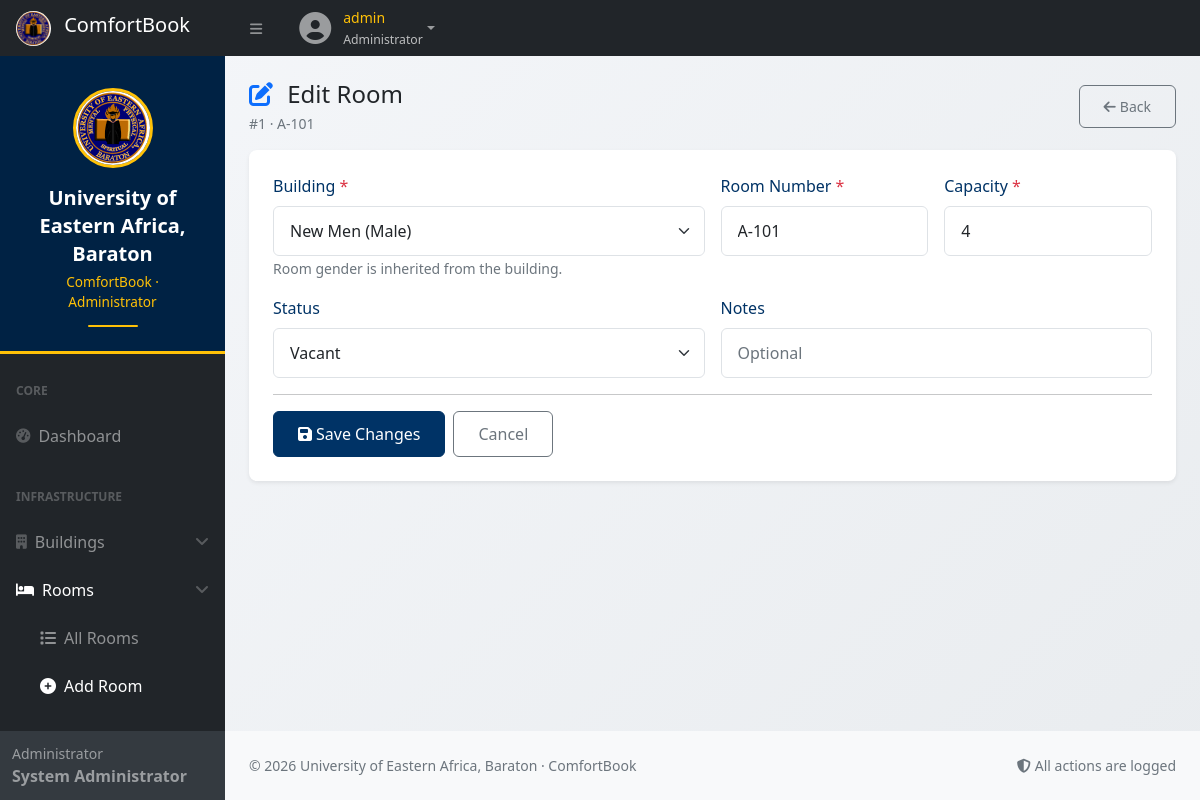
Before: /user/room_form.php?id=1 (signed in) with the older database file.
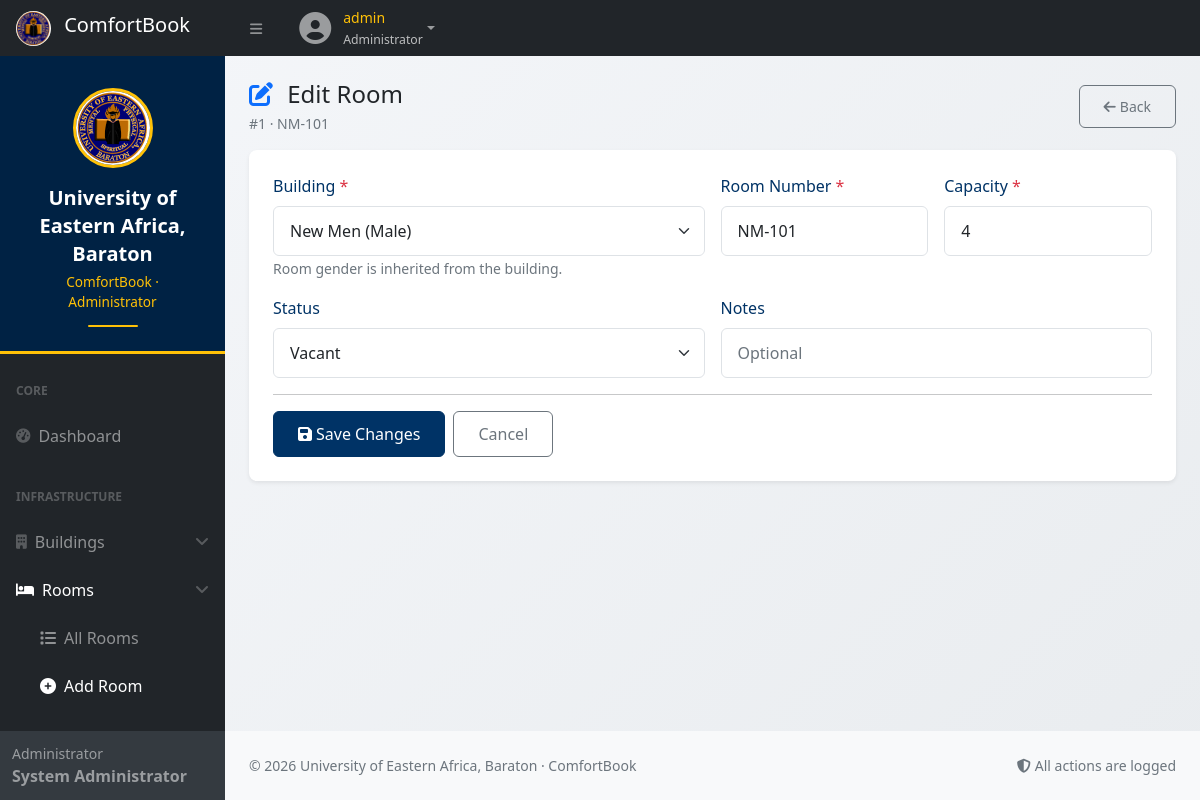
After: the same page with the newer database file.
### tables this page shows
CREATE TABLE `rooms` (
  `id` int(10) UNSIGNED NOT NULL,
  `block_id` int(10) UNSIGNED NOT NULL,
  `room_number` varchar(20) NOT NULL,
  `capacity` tinyint(3) UNSIGNED NOT NULL DEFAULT 1,
  `gender` enum('Male','Female') NOT NULL,
  `status` enum('vacant','available_p2','reserved','occupied') NOT NULL DEFAULT 'vacant',
  `reserved_by_student_id` int(10) UNSIGNED DEFAULT NULL,
  `reserved_at` datetime DEFAULT NULL,
  `notes` text DEFAULT NULL,
  `created_at` datetime NOT NULL DEFAULT current_timestamp()
);

CREATE TABLE `blocks` (
  `id` int(10) UNSIGNED NOT NULL,
  `name` varchar(80) NOT NULL,
  `gender` enum('Male','Female') NOT NULL,
  `description` text DEFAULT NULL,
  `is_active` tinyint(1) NOT NULL DEFAULT 1,
  `created_at` datetime NOT NULL DEFAULT current_timestamp()
);

### includes/config.php (called while the page is built, shortened)
<?php
function h($v): string {
    return htmlspecialchars((string)$v, ENT_QUOTES, 'UTF-8');
}

### user/room_form.php (the view, shortened to what the changed rows need)
<?php
require_once __DIR__ . '/../includes/config.php';
require_once __DIR__ . '/../includes/auth.php';
$id     = (int)($_GET['id'] ?? 0);
$isEdit = $id > 0;
$room   = null;
if ($isEdit) {
    $stmt = $pdo->prepare("SELECT * FROM rooms WHERE id = ?");
    $stmt->execute([$id]);
    $room = $stmt->fetch();
}
$allBlocks = $pdo->query("
    SELECT id, name, gender FROM blocks WHERE is_active = 1
    ORDER BY gender, name
")->fetchAll();
$form = $isEdit ? [
    'block_id'    => (int)$room['block_id'],
    'room_number' => $room['room_number'],
    'capacity'    => (int)$room['capacity'],
    'status'      => $room['status'],
    'notes'       => $room['notes'] ?? '',
] : [
    'block_id'    => (int)($_GET['block_id'] ?? 0),
    'room_number' => '',
    'capacity'    => 4,
    'status'      => 'vacant',
    'notes'       => '',
];
?>
<?php include __DIR__ . '/partial/header.php'; ?>
<div id="layoutSidenav">
    <div id="layoutSidenav_content">
        <main class="container-fluid px-4">
            <div class="d-flex justify-content-between align-items-center mt-4 mb-3">
                <div>
                    <h4 class="mb-1">
                        <i class="fas fa-<?= $isEdit ? 'edit' : 'plus-circle' ?> text-primary me-2"></i>
                        <?= $isEdit ? 'Edit Room' : 'Add Room' ?>
                    </h4>
                    <p class="text-muted small mb-0">
                        <?= $isEdit ? '#'.$id.' · '.h($room['room_number']) : 'Create a new room' ?>
                    </p>
                </div>
            </div>
            <div class="card border-0 shadow-sm">
                <div class="card-body">
                    <form method="post">
                        <div class="row g-3">
                            <div class="col-md-6">
                                <label class="form-label">Building <span class="text-danger">*</span></label>
                                <select name="block_id" class="form-select" required>
                                    <?php foreach ($allBlocks as $b): ?>
                                        <option value="<?= (int)$b['id'] ?>"
                                                <?= $form['block_id'] === (int)$b['id'] ? 'selected' : '' ?>>
                                            <?= h($b['name']) ?> (<?= h($b['gender']) ?>)
                                        </option>
                                    <?php endforeach; ?>
                                </select>
                                <small class="text-muted">Room gender is inherited from the building.</small>
                            </div>
                            <div class="col-md-3">
                                <label class="form-label">Room Number <span class="text-danger">*</span></label>
                                <input type="text" name="room_number" class="form-control" required
                                       value="<?= h($form['room_number']) ?>" placeholder="e.g., A-101">
                            </div>
                            <div class="col-md-3">
                                <label class="form-label">Capacity <span class="text-danger">*</span></label>
                                <input type="number" name="capacity" class="form-control" required
                                       min="1" max="20" value="<?= (int)$form['capacity'] ?>">
                            </div>
                            <div class="col-md-6">
                                <label class="form-label">Status</label>
                                <select name="status" class="form-select">
                                    <?php foreach ([
                                        'vacant'       => 'Vacant',
                                        'available_p2' => 'Released (Phase 2)',
                                        'reserved'     => 'Reserved',
                                        'occupied'     => 'Occupied',
                                    ] as $val => $label): ?>
                                        <option value="<?= $val ?>" <?= $form['status'] === $val ? 'selected' : '' ?>>
                                            <?= $label ?>
                                        </option>
                                    <?php endforeach; ?>
                                </select>
                            </div>
                        </div>
                    </form>
                </div>
            </div>
        </main>
<?php include __DIR__ . '/partial/footer.php'; ?>

Changed rows visible on the page:
changed rooms "Vacant": room_number "A-101" → "NM-101"
